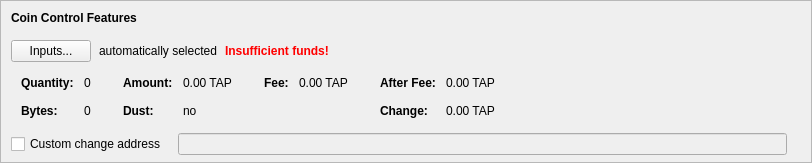
    <widget class="QFrame" name="frameCoinControl">
     <property name="sizePolicy">
      <sizepolicy hsizetype="Expanding" vsizetype="Expanding">
       <horstretch>0</horstretch>
       <verstretch>0</verstretch>
      </sizepolicy>
     </property>
     <property name="maximumSize">
      <size>
       <width>16777215</width>
       <height>16777215</height>
      </size>
     </property>
     <property name="frameShape">
      <enum>QFrame::StyledPanel</enum>
     </property>
     <property name="frameShadow">
      <enum>QFrame::Sunken</enum>
     </property>
     <layout class="QVBoxLayout" name="verticalLayoutCoinControl2">
      <property name="spacing">
       <number>0</number>
      </property>
      <property name="leftMargin">
       <number>0</number>
      </property>
      <property name="topMargin">
       <number>0</number>
      </property>
      <property name="rightMargin">
       <number>0</number>
      </property>
      <property name="bottomMargin">
       <number>6</number>
      </property>
      <item>
       <layout class="QVBoxLayout" name="verticalLayoutCoinControl" stretch="0,0,0,0,1">
        <property name="spacing">
         <number>0</number>
        </property>
        <property name="leftMargin">
         <number>10</number>
        </property>
        <property name="topMargin">
         <number>10</number>
        </property>
        <item>
         <layout class="QHBoxLayout" name="horizontalLayoutCoinControl1">
          <property name="bottomMargin">
           <number>15</number>
          </property>
          <item>
           <widget class="QLabel" name="labelCoinControlFeatures">
            <property name="sizePolicy">
             <sizepolicy hsizetype="Preferred" vsizetype="Maximum">
              <horstretch>0</horstretch>
              <verstretch>0</verstretch>
             </sizepolicy>
            </property>
            <property name="font">
             <font>
              <weight>75</weight>
              <bold>true</bold>
             </font>
            </property>
            <property name="styleSheet">
             <string notr="true">font-weight:bold;</string>
            </property>
            <property name="text">
             <string>Coin Control Features</string>
            </property>
           </widget>
          </item>
         </layout>
        </item>
        <item>
         <layout class="QHBoxLayout" name="horizontalLayoutCoinControl2" stretch="0,0,0,0">
          <property name="spacing">
           <number>8</number>
          </property>
          <property name="bottomMargin">
           <number>10</number>
          </property>
          <item>
           <widget class="QPushButton" name="pushButtonCoinControl">
            <property name="styleSheet">
             <string notr="true"/>
            </property>
            <property name="text">
             <string>Inputs...</string>
            </property>
            <property name="autoDefault">
             <bool>false</bool>
            </property>
           </widget>
          </item>
          <item>
           <widget class="QLabel" name="labelCoinControlAutomaticallySelected">
            <property name="text">
             <string>automatically selected</string>
            </property>
            <property name="margin">
             <number>5</number>
            </property>
           </widget>
          </item>
          <item>
           <widget class="QLabel" name="labelCoinControlInsuffFunds">
            <property name="font">
             <font>
              <weight>75</weight>
              <bold>true</bold>
             </font>
            </property>
            <property name="styleSheet">
             <string notr="true">color:red;font-weight:bold;</string>
            </property>
            <property name="text">
             <string>Insufficient funds!</string>
            </property>
            <property name="margin">
             <number>5</number>
            </property>
           </widget>
          </item>
          <item>
           <spacer name="horizontalSpacerCoinControl">
            <property name="orientation">
             <enum>Qt::Horizontal</enum>
            </property>
            <property name="sizeHint" stdset="0">
             <size>
              <width>40</width>
              <height>1</height>
             </size>
            </property>
           </spacer>
          </item>
         </layout>
        </item>
        <item>
         <widget class="QWidget" name="widgetCoinControl" native="true">
          <property name="sizePolicy">
           <sizepolicy hsizetype="Preferred" vsizetype="Preferred">
            <horstretch>0</horstretch>
            <verstretch>0</verstretch>
           </sizepolicy>
          </property>
          <property name="minimumSize">
           <size>
            <width>0</width>
            <height>0</height>
           </size>
          </property>
          <property name="styleSheet">
           <string notr="true"/>
          </property>
          <layout class="QHBoxLayout" name="horizontalLayoutCoinControl5">
           <property name="leftMargin">
            <number>0</number>
           </property>
           <property name="topMargin">
            <number>0</number>
           </property>
           <property name="rightMargin">
            <number>0</number>
           </property>
           <property name="bottomMargin">
            <number>0</number>
           </property>
           <item>
            <layout class="QHBoxLayout" name="horizontalLayoutCoinControl3" stretch="0,0,0,1">
             <property name="spacing">
              <number>20</number>
             </property>
             <property name="topMargin">
              <number>0</number>
             </property>
             <property name="bottomMargin">
              <number>10</number>
             </property>
             <item>
              <layout class="QFormLayout" name="formLayoutCoinControl1">
               <property name="horizontalSpacing">
                <number>10</number>
               </property>
               <property name="verticalSpacing">
                <number>14</number>
               </property>
               <property name="leftMargin">
                <number>10</number>
               </property>
               <property name="topMargin">
                <number>4</number>
               </property>
               <property name="rightMargin">
                <number>6</number>
               </property>
               <item row="0" column="0">
                <widget class="QLabel" name="labelCoinControlQuantityText">
                 <property name="font">
                  <font>
                   <weight>75</weight>
                   <bold>true</bold>
                  </font>
                 </property>
                 <property name="text">
                  <string>Quantity:</string>
                 </property>
                 <property name="margin">
                  <number>0</number>
                 </property>
                </widget>
               </item>
               <item row="0" column="1">
                <widget class="QLabel" name="labelCoinControlQuantity">
                 <property name="cursor">
                  <cursorShape>IBeamCursor</cursorShape>
                 </property>
                 <property name="contextMenuPolicy">
                  <enum>Qt::ActionsContextMenu</enum>
                 </property>
                 <property name="text">
                  <string notr="true">0</string>
                 </property>
                 <property name="margin">
                  <number>0</number>
                 </property>
                 <property name="textInteractionFlags">
                  <set>Qt::LinksAccessibleByMouse|Qt::TextSelectableByKeyboard|Qt::TextSelectableByMouse</set>
                 </property>
                </widget>
               </item>
               <item row="1" column="0">
                <widget class="QLabel" name="labelCoinControlBytesText">
                 <property name="font">
                  <font>
                   <weight>75</weight>
                   <bold>true</bold>
                  </font>
                 </property>
                 <property name="text">
                  <string>Bytes:</string>
                 </property>
                </widget>
               </item>
               <item row="1" column="1">
                <widget class="QLabel" name="labelCoinControlBytes">
                 <property name="cursor">
                  <cursorShape>IBeamCursor</cursorShape>
                 </property>
                 <property name="contextMenuPolicy">
                  <enum>Qt::ActionsContextMenu</enum>
                 </property>
                 <property name="text">
                  <string notr="true">0</string>
                 </property>
                 <property name="textInteractionFlags">
                  <set>Qt::LinksAccessibleByMouse|Qt::TextSelectableByKeyboard|Qt::TextSelectableByMouse</set>
                 </property>
                </widget>
               </item>
              </layout>
             </item>
             <item>
              <layout class="QFormLayout" name="formLayoutCoinControl2">
               <property name="horizontalSpacing">
                <number>10</number>
               </property>
               <property name="verticalSpacing">
                <number>14</number>
               </property>
               <property name="leftMargin">
                <number>6</number>
               </property>
               <property name="topMargin">
                <number>4</number>
               </property>
               <property name="rightMargin">
                <number>6</number>
               </property>
               <item row="0" column="0">
                <widget class="QLabel" name="labelCoinControlAmountText">
                 <property name="font">
                  <font>
                   <weight>75</weight>
                   <bold>true</bold>
                  </font>
                 </property>
                 <property name="text">
                  <string>Amount:</string>
                 </property>
                 <property name="margin">
                  <number>0</number>
                 </property>
                </widget>
               </item>
               <item row="0" column="1">
                <widget class="QLabel" name="labelCoinControlAmount">
                 <property name="cursor">
                  <cursorShape>IBeamCursor</cursorShape>
                 </property>
                 <property name="contextMenuPolicy">
                  <enum>Qt::ActionsContextMenu</enum>
                 </property>
                 <property name="text">
                  <string notr="true">0.00 TAP</string>
                 </property>
                 <property name="textInteractionFlags">
                  <set>Qt::LinksAccessibleByMouse|Qt::TextSelectableByKeyboard|Qt::TextSelectableByMouse</set>
                 </property>
                </widget>
               </item>
               <item row="1" column="0">
                <widget class="QLabel" name="labelCoinControlLowOutputText">
                 <property name="font">
                  <font>
                   <weight>75</weight>
                   <bold>true</bold>
                  </font>
                 </property>
                 <property name="text">
                  <string>Dust:</string>
                 </property>
                </widget>
               </item>
               <item row="1" column="1">
                <widget class="QLabel" name="labelCoinControlLowOutput">
                 <property name="cursor">
                  <cursorShape>IBeamCursor</cursorShape>
                 </property>
                 <property name="contextMenuPolicy">
                  <enum>Qt::ActionsContextMenu</enum>
                 </property>
                 <property name="text">
                  <string notr="true">no</string>
                 </property>
                 <property name="textInteractionFlags">
                  <set>Qt::LinksAccessibleByMouse|Qt::TextSelectableByKeyboard|Qt::TextSelectableByMouse</set>
                 </property>
                </widget>
               </item>
              </layout>
             </item>
             <item>
              <layout class="QFormLayout" name="formLayoutCoinControl3">
               <property name="horizontalSpacing">
                <number>10</number>
               </property>
               <property name="verticalSpacing">
                <number>14</number>
               </property>
               <property name="leftMargin">
                <number>6</number>
               </property>
               <property name="topMargin">
                <number>4</number>
               </property>
               <property name="rightMargin">
                <number>6</number>
               </property>
               <item row="0" column="0">
                <widget class="QLabel" name="labelCoinControlFeeText">
                 <property name="font">
                  <font>
                   <weight>75</weight>
                   <bold>true</bold>
                  </font>
                 </property>
                 <property name="text">
                  <string>Fee:</string>
                 </property>
                 <property name="margin">
                  <number>0</number>
                 </property>
                </widget>
               </item>
               <item row="0" column="1">
                <widget class="QLabel" name="labelCoinControlFee">
                 <property name="cursor">
                  <cursorShape>IBeamCursor</cursorShape>
                 </property>
                 <property name="contextMenuPolicy">
                  <enum>Qt::ActionsContextMenu</enum>
                 </property>
                 <property name="text">
                  <string notr="true">0.00 TAP</string>
                 </property>
                 <property name="textInteractionFlags">
                  <set>Qt::LinksAccessibleByMouse|Qt::TextSelectableByKeyboard|Qt::TextSelectableByMouse</set>
                 </property>
                </widget>
               </item>
             </layout>
             </item>
             <item>
              <layout class="QFormLayout" name="formLayoutCoinControl4">
               <property name="horizontalSpacing">
                <number>10</number>
               </property>
               <property name="verticalSpacing">
                <number>14</number>
               </property>
               <property name="leftMargin">
                <number>6</number>
               </property>
               <property name="topMargin">
                <number>4</number>
               </property>
               <property name="rightMargin">
                <number>6</number>
               </property>
               <item row="0" column="0">
                <widget class="QLabel" name="labelCoinControlAfterFeeText">
                 <property name="font">
                  <font>
                   <weight>75</weight>
                   <bold>true</bold>
                  </font>
                 </property>
                 <property name="text">
                  <string>After Fee:</string>
                 </property>
                 <property name="margin">
                  <number>0</number>
                 </property>
                </widget>
               </item>
               <item row="0" column="1">
                <widget class="QLabel" name="labelCoinControlAfterFee">
                 <property name="cursor">
                  <cursorShape>IBeamCursor</cursorShape>
                 </property>
                 <property name="contextMenuPolicy">
                  <enum>Qt::ActionsContextMenu</enum>
                 </property>
                 <property name="text">
                  <string notr="true">0.00 TAP</string>
                 </property>
                 <property name="textInteractionFlags">
                  <set>Qt::LinksAccessibleByMouse|Qt::TextSelectableByKeyboard|Qt::TextSelectableByMouse</set>
                 </property>
                </widget>
               </item>
               <item row="1" column="0">
                <widget class="QLabel" name="labelCoinControlChangeText">
                 <property name="font">
                  <font>
                   <weight>75</weight>
                   <bold>true</bold>
                  </font>
                 </property>
                 <property name="text">
                  <string>Change:</string>
                 </property>
                </widget>
               </item>
               <item row="1" column="1">
                <widget class="QLabel" name="labelCoinControlChange">
                 <property name="cursor">
                  <cursorShape>IBeamCursor</cursorShape>
                 </property>
                 <property name="contextMenuPolicy">
                  <enum>Qt::ActionsContextMenu</enum>
                 </property>
                 <property name="text">
                  <string notr="true">0.00 TAP</string>
                 </property>
                 <property name="textInteractionFlags">
                  <set>Qt::LinksAccessibleByMouse|Qt::TextSelectableByKeyboard|Qt::TextSelectableByMouse</set>
                 </property>
                </widget>
               </item>
              </layout>
             </item>
            </layout>
           </item>
          </layout>
         </widget>
        </item>
        <item>
         <layout class="QHBoxLayout" name="horizontalLayoutCoinControl4" stretch="0,0,0">
          <property name="spacing">
           <number>12</number>
          </property>
          <property name="sizeConstraint">
           <enum>QLayout::SetDefaultConstraint</enum>
          </property>
          <property name="topMargin">
           <number>5</number>
          </property>
          <property name="rightMargin">
           <number>5</number>
          </property>
          <item>
           <widget class="QCheckBox" name="checkBoxCoinControlChange">
            <property name="toolTip">
             <string>If this is activated, but the change address is empty or invalid, change will be sent to a newly generated address.</string>
            </property>
            <property name="text">
             <string>Custom change address</string>
            </property>
           </widget>
          </item>
          <item>
           <widget class="QValidatedLineEdit" name="lineEditCoinControlChange">
            <property name="enabled">
             <bool>false</bool>
            </property>
            <property name="sizePolicy">
             <sizepolicy hsizetype="Expanding" vsizetype="Fixed">
              <horstretch>0</horstretch>
              <verstretch>0</verstretch>
             </sizepolicy>
            </property>
           </widget>
          </item>
          <item>
           <widget class="QLabel" name="labelCoinControlChangeLabel">
            <property name="sizePolicy">
             <sizepolicy hsizetype="Preferred" vsizetype="Expanding">
              <horstretch>0</horstretch>
              <verstretch>0</verstretch>
             </sizepolicy>
            </property>
            <property name="minimumSize">
             <size>
              <width>0</width>
              <height>0</height>
             </size>
            </property>
            <property name="text">
             <string/>
            </property>
            <property name="margin">
             <number>3</number>
            </property>
           </widget>
          </item>
         </layout>
        </item>
        <item>
         <spacer name="verticalSpacerCoinControl">
          <property name="orientation">
           <enum>Qt::Vertical</enum>
          </property>
          <property name="sizeHint" stdset="0">
           <size>
            <width>800</width>
            <height>1</height>
           </size>
          </property>
         </spacer>
        </item>
       </layout>
      </item>
     </layout>
    </widget>
